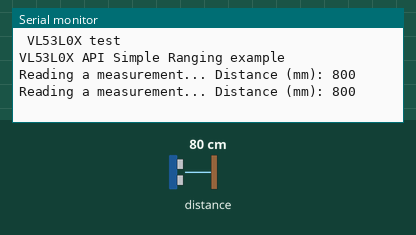
This sketch was run on a simulated Arduino Uno, built with avr-gcc and run on an emulated ATmega328P. Shown: the last lines printed to the serial monitor. The test bench sets the inputs (shaded band); at power-on: distance to the obstacle 80 cm.

Above: at 1.8 s.
1.9 s: distance to the obstacle set to 250 cm
At 2.6 s:
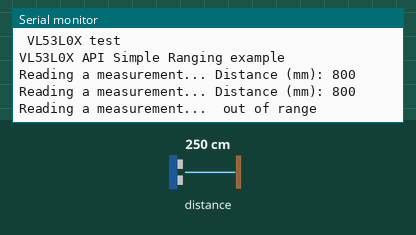
4.6 s: distance to the obstacle set to 2 cm
At 6.0 s:
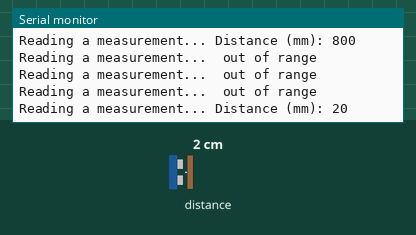

The sketch:

sketch_feb18a.ino
```cpp
/*
  VL53L0X Distance Sensor
  modified on 26 oct 2020
  by Amir Mohammad Shojaee @ Electropeak
  Home

  Based on Adafruit Example
*/

#include "Adafruit_VL53L0X.h"

Adafruit_VL53L0X lox = Adafruit_VL53L0X();

void setup() {
  Serial.begin(115200);

  // wait until serial port opens for native USB devices
  while (! Serial) {
    delay(1);
  }

  Serial.println(" VL53L0X test");
  if (!lox.begin()) {
    Serial.println(F("Failed to boot VL53L0X"));
    while(1);
  }
  // power
  Serial.println(F("VL53L0X API Simple Ranging example\n\n"));
}


void loop() {
  VL53L0X_RangingMeasurementData_t measure;

  Serial.print("Reading a measurement... ");
  lox.rangingTest(&measure, false); // pass in 'true' to get debug data printout!

  if (measure.RangeStatus != 4) {  // phase failures have incorrect data
    Serial.print("Distance (mm): "); Serial.println(measure.RangeMilliMeter);
  } else {
    Serial.println(" out of range ");
  }

  delay(1000);
}
```

Measured:
- after the input at 1.9 s, the serial monitor: prints a new line after 0.17 s (image 1)
- after the input at 4.6 s, the serial monitor: prints a new line after 0.57 s (image 2)
